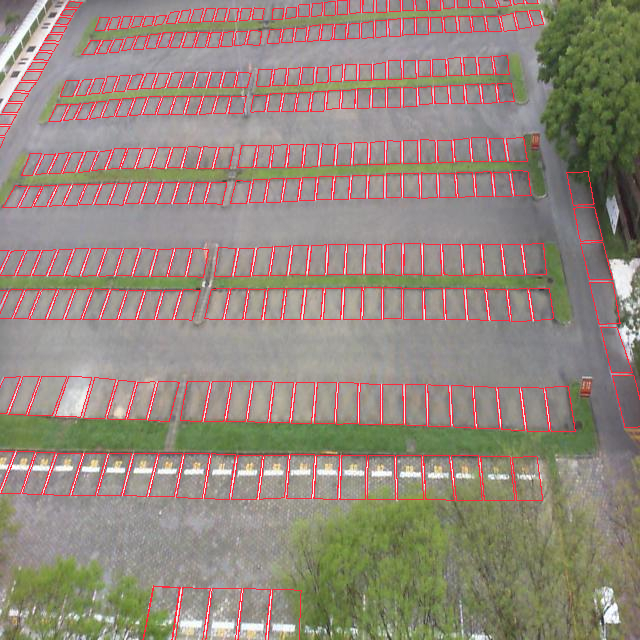
#> input picture empty_marked.jpg, 640 x 640 px
$ python mark_free_parking_lots.py
#> lines starting #> are read from the running program, lines starting #| are printed output that depends on the picture
import cv2
import numpy as np

image = cv2.imread('empty_marked.jpg')
#> image is the input picture: shape (640, 640, 3); mean B, G, R 125.1, 136.9, 148.8

target_color_bgr = [60, 39, 255]

tolerance = 10
lower_bound = np.array([max(color - tolerance, 0) for color in target_color_bgr], dtype=np.uint8)
upper_bound = np.array([min(color + tolerance, 255) for color in target_color_bgr], dtype=np.uint8)

mask = cv2.inRange(image, lower_bound, upper_bound)
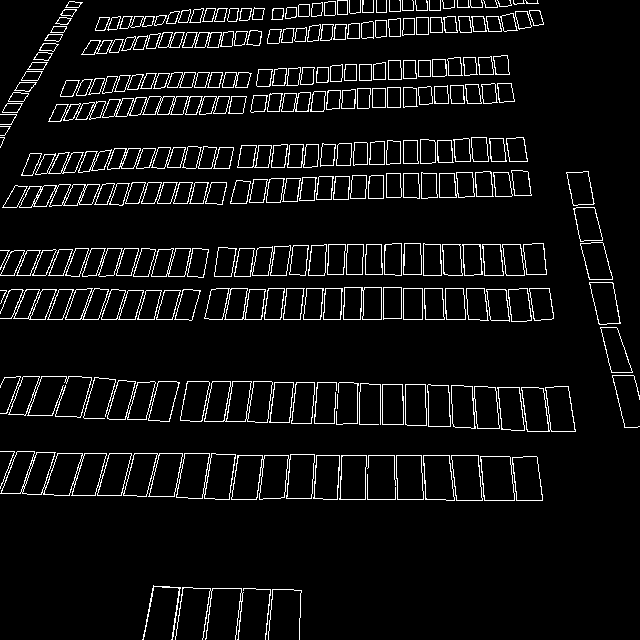
#> mask: shape (640, 640); 6.2% white in thin lines or dots

cv2.imwrite('mask.jpg', mask)
